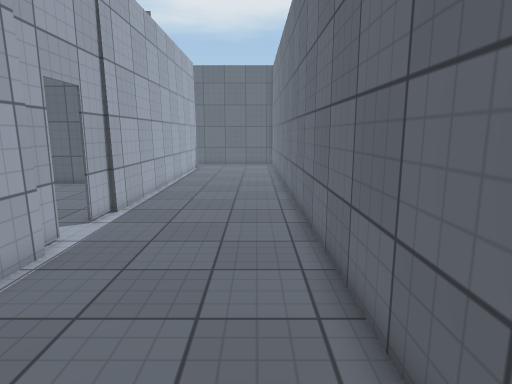
view 1 (above)

22 first-person views from a walk through a 3-D level made in the Unity game engine. The camera is 1.5 m above the floor, tilts 10° down and sees 75° across. The floor is counted in squares, 0.5 m on a side. Each view is taken from the middle of a square. On the plan, view 1 faces up. The plan holds only what a view shows up to about 20 squares ahead; the rest is blank. The place goes on beyond the plan. The player is left out. Door leaves are left out, so doorways stand open. Surface patterns are stand-ins for the level's own textures.

view 2
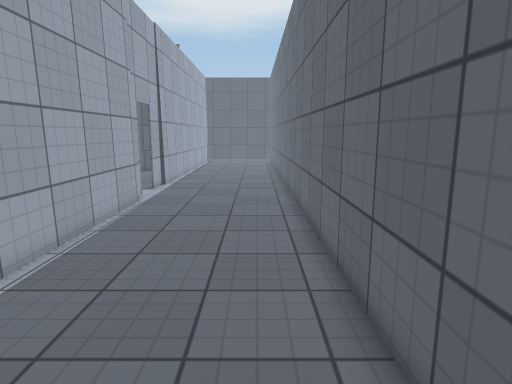

view 3
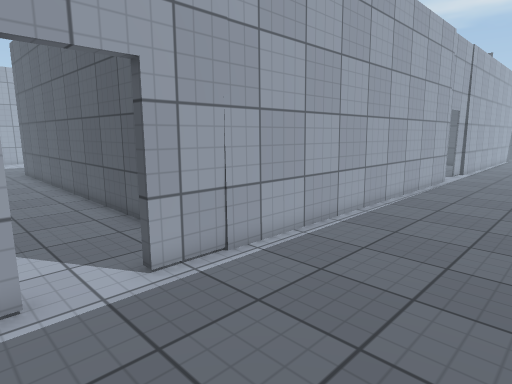

view 4
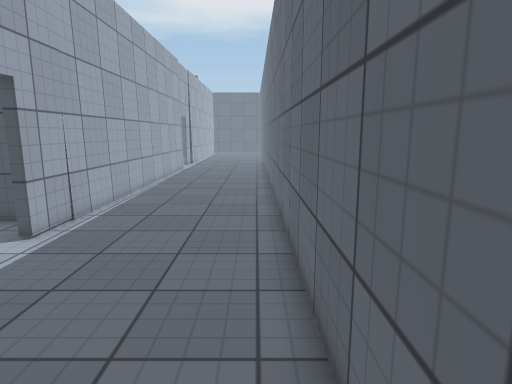

view 5
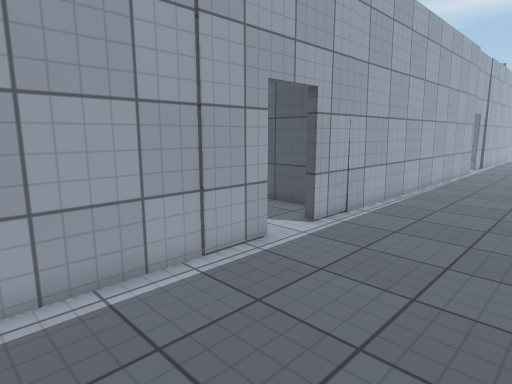

view 6
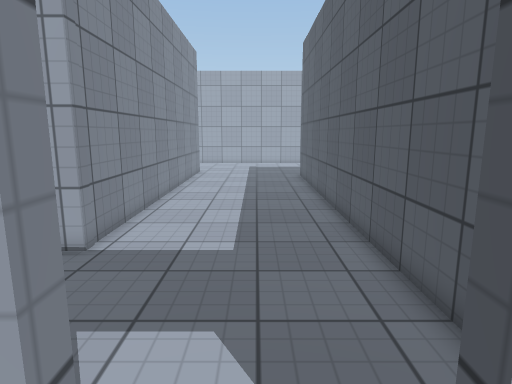

view 7
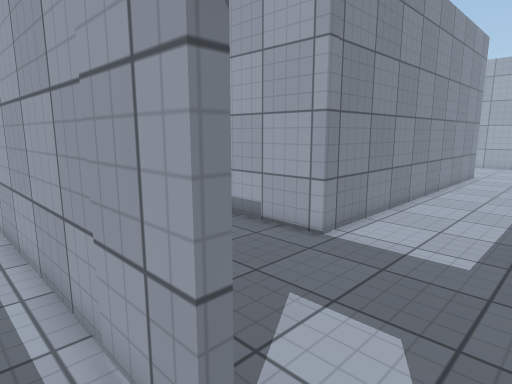

view 8
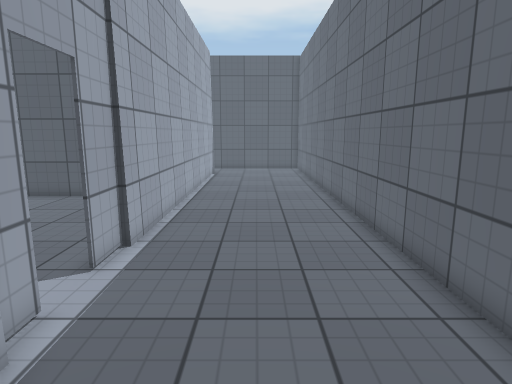

view 9
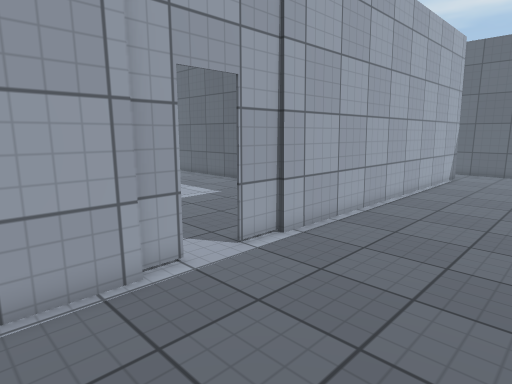

view 10
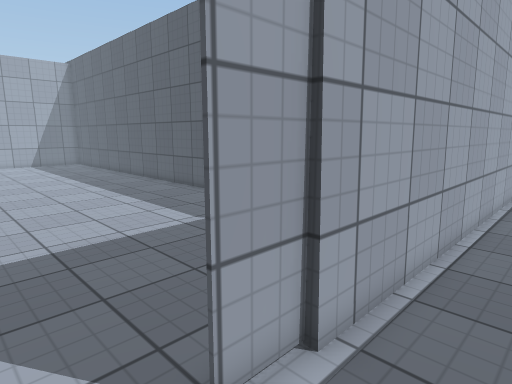

view 11
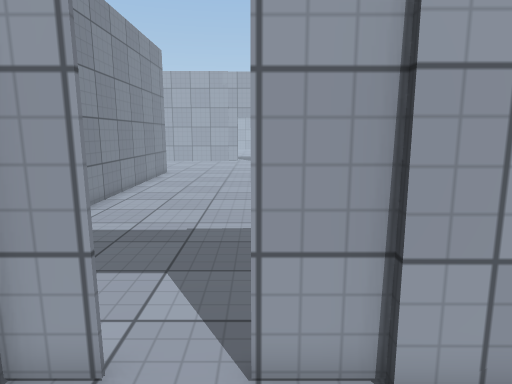

view 12
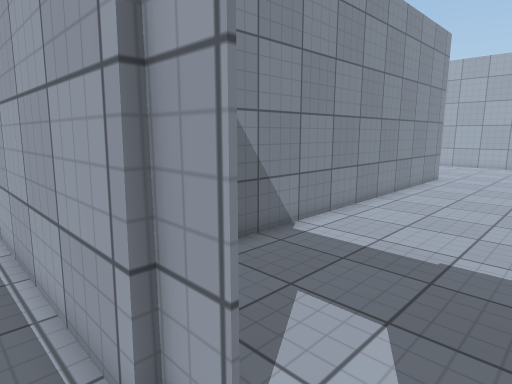

view 13
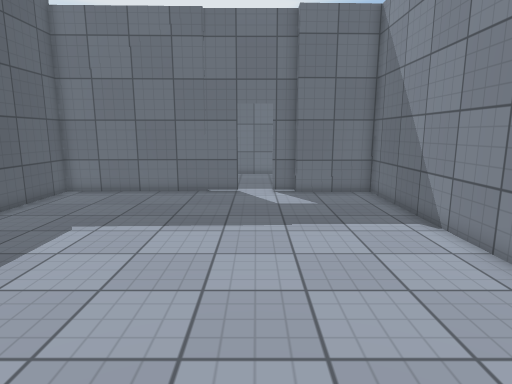

view 14
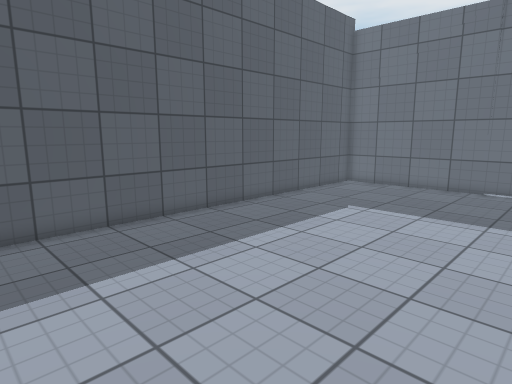

view 15
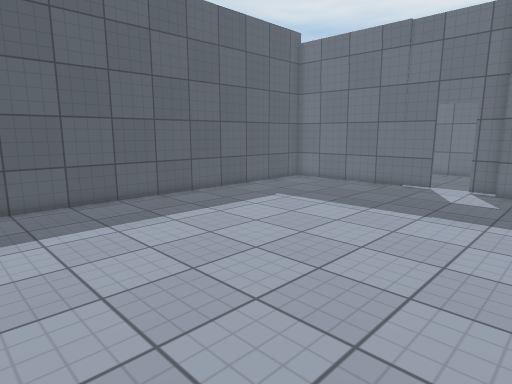

view 16
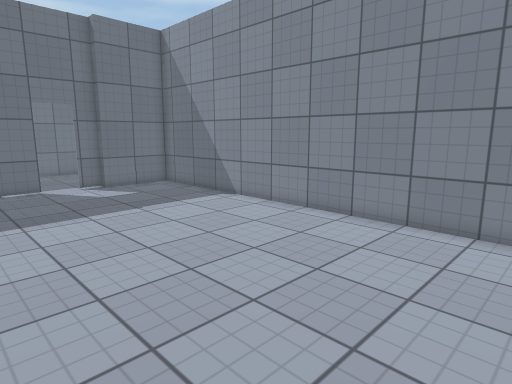

view 17
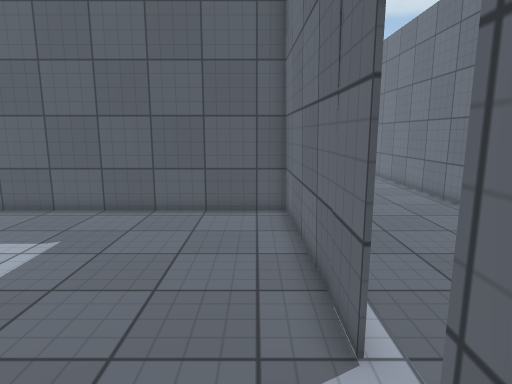

view 18
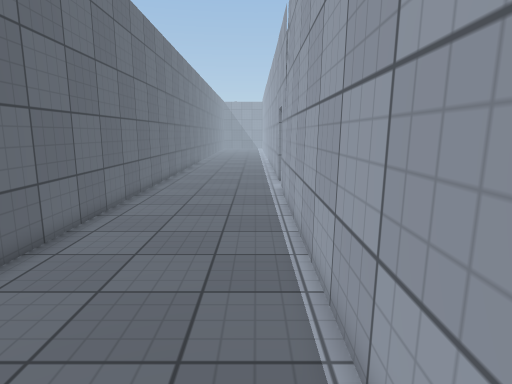

view 19
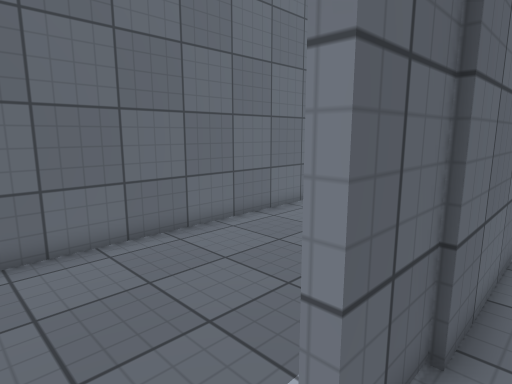

view 20
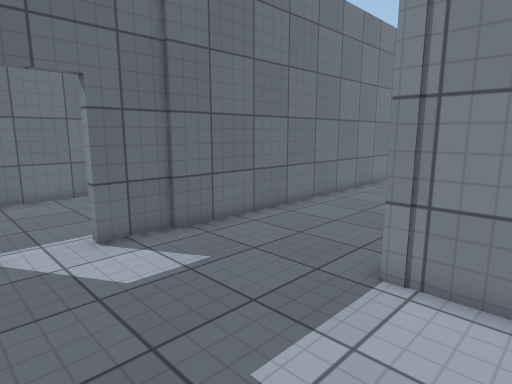

view 21
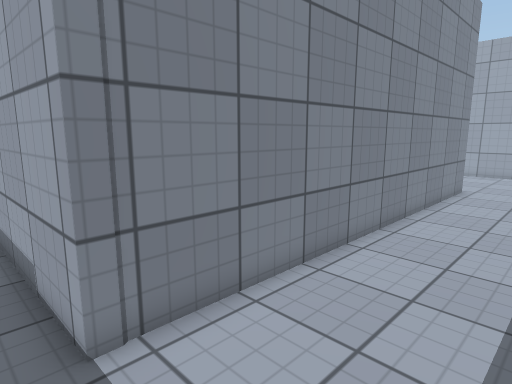

view 22
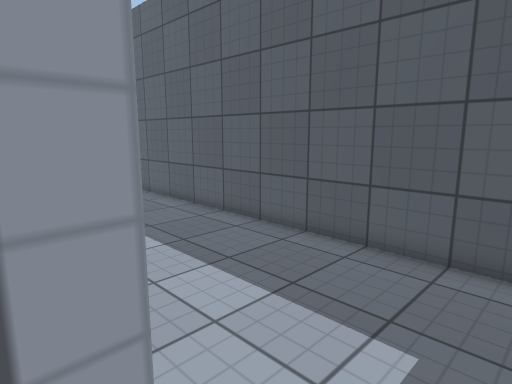

### Floor plan
Points are (right, up) in squares from view 1. A wall is a line through its corners. A room is listed if a view was taken in it or the views show most of it. See-through windows are left out.
Room 1 (views 1, 2, 3, 4, 5, 6, 7, 8, 9, 10, 11, 12, 18)
walls: (-5.4, 8) (-5.4, -11.8); (-5.5, 9.2) (-5.5, 7.8); (-5.4, -14.1) (-5.4, -22.5); (-5.3, 24.6) (-5.4, 12.5); (2, -22.5) (1.6, 24.6); (-5.5, 24.6) (-5.5, 10.8)
ways out: open door at (-5.5, 10) to room 2; open door at (-5.5, -13) to room 3
Room 2 (views 13, 14, 15, 16, 17)
walls: (-5.7, 10.9) (-5.7, 19.8) (-23.9, 19.8); (-5.7, 7.9) (-5.7, 9.2); (-25.5, 4.1) (-5.9, 4.1); (-6.2, 4) (-6.2, 8)
ways out: open door at (-5.5, 10) to room 1
Room 3 (views 19, 20, 21, 22)
walls: (-5.7, -16.4) (-5.7, -14.1); (-7.1, -9.8) (-25.5, -9.8); (-25.5, -17.5) (-12.2, -17.5) (-12.2, -22.5); (-6, -22.6) (-6, -16.3)
ways out: open door at (-5.5, -13) to room 1

Positions as (right, up) in squares from view 1, and headings:
1: (0, 0), facing up
2: (0, -7), facing up
3: (1, -15), facing up-left
4: (1, -21), facing up
5: (1, -21), facing up-left
6: (-4, -13), facing left
7: (-4, -12), facing down-left
8: (-2, 4), facing up
9: (1, 5), facing up-left
10: (-3, 9), facing up-left
11: (-2, 11), facing left
12: (-4, 11), facing down-left
13: (-23, 10), facing right
14: (-25, 9), facing up-right
15: (-25, 5), facing up-right
16: (-25, 15), facing down-right
17: (-7, 7), facing up
18: (-4, 7), facing down
19: (-7, -12), facing down-right
20: (-15, -11), facing down-right
21: (-11, -13), facing down-left
22: (-11, -18), facing up-left
